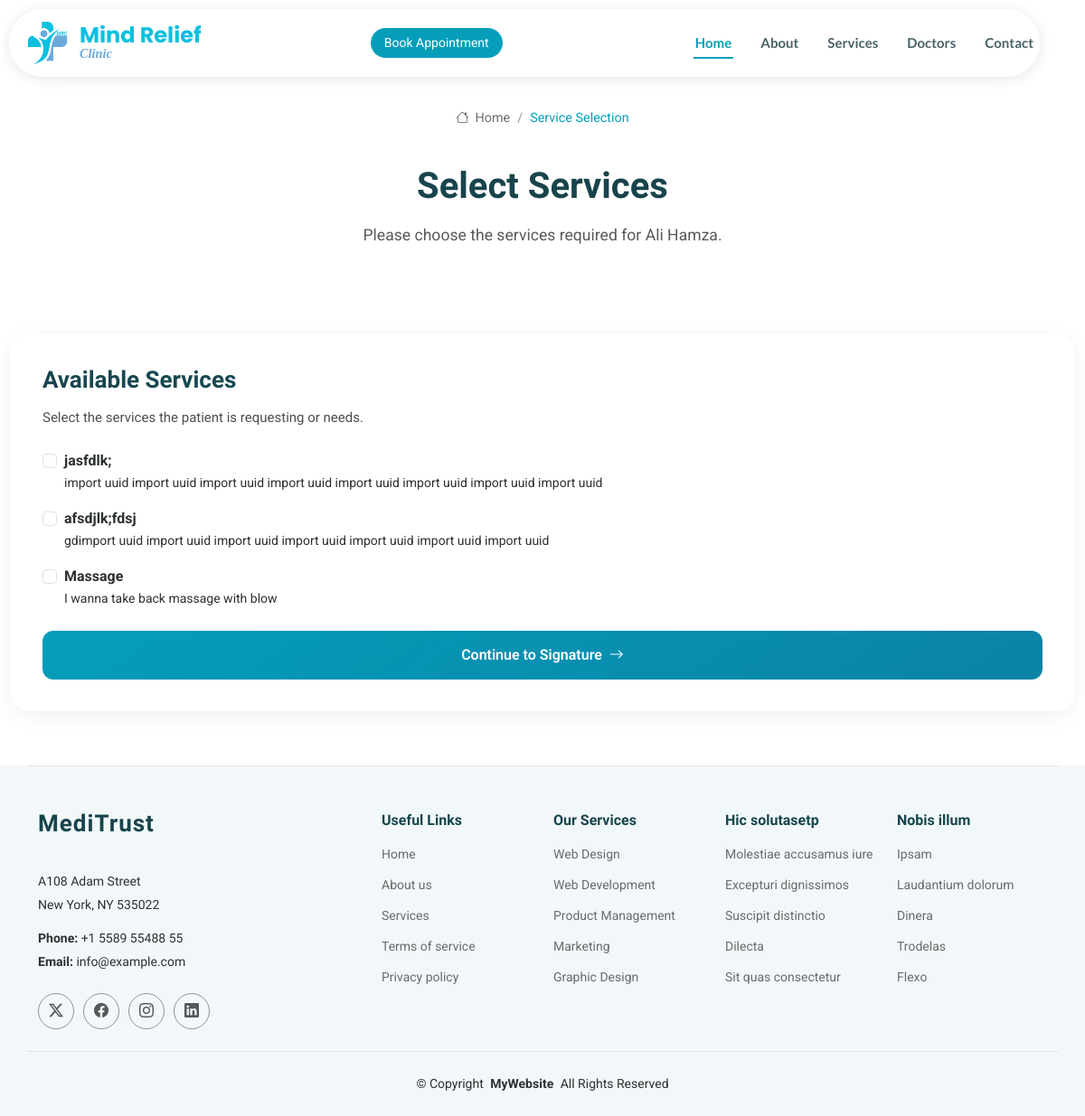
Page /select_services/ali hamza_5e0846/ on the committed database.
### app/models.py (models this page shows, shortened)
class Patient(models.Model):
    username = models.CharField(max_length=300, unique=True, blank=True)
    first_name = models.CharField(max_length=300)
    last_name = models.CharField(max_length=300)

class Service(models.Model):
    name = models.CharField(max_length=200)
    description = models.TextField()

### app/views.py (the view, shortened to what this page needs)
# urls.py: path('select_services/<str:username>/', views.select_services, name='select_services'),
def select_services(request, username):
    patient = get_object_or_404(Patient, username=username)
    services = Service.objects.all()
    return render(request, 'select_services.html', {
        'patient': patient,
        'services': services
    })

### templates/select_services.html (shortened to what this page needs)
{% extends "base.html" %}
{% load static %}
{% block content %}
<main class="main">
  <div class="page-title">
    <div class="breadcrumbs">
      <nav aria-label="breadcrumb">
        <ol class="breadcrumb">
          <li class="breadcrumb-item"><a href="#"><i class="bi bi-house"></i> Home</a></li>
          <li class="breadcrumb-item active current">Service Selection</li>
        </ol>
      </nav>
    </div>
    <div class="title-wrapper">
      <h1>Select Services</h1>
      <p>Please choose the services required for {{ patient.first_name }} {{ patient.last_name }}.</p>
    </div>
  </div>
  <section id="contact" class="contact section">
    <div class="container">
      <div class="contact-form-panel">
        <div class="form-container">
          <h3>Available Services</h3>
          <p>Select the services the patient is requesting or needs.</p>
          <form method="post">
            {% for service in services %}
              <div class="form-check mb-3">
                <input class="form-check-input" type="checkbox" name="service_{{ service.id }}" id="service_{{ service.id }}">
                <label class="form-check-label" for="service_{{ service.id }}">
                  <strong>{{ service.name }}</strong><br>
                  <small>{{ service.description }}</small>
                </label>
              </div>
            {% endfor %}
            <div class="d-grid mt-4">
              <button type="submit" class="btn-submit">
                Continue to Signature <i class="bi bi-arrow-right ms-2"></i>
              </button>
            </div>
          </form>
        </div>
      </div>
    </div>
  </section>
</main>
{% endblock content %}

### templates/base.html (shortened to what this page needs)
<!DOCTYPE html>
<html lang="en">
<head>
  {% load static %}
  <link href="{% static 'assets/vendor/bootstrap/css/bootstrap.min.css' %}" rel="stylesheet">
  <link href="{% static 'assets/vendor/bootstrap-icons/bootstrap-icons.css' %}" rel="stylesheet">
  <link href="{% static 'assets/vendor/aos/aos.css" rel="stylesheet' %}">
  <link href="{% static 'assets/vendor/fontawesome-free/css/all.min.css' %}" rel="stylesheet">
  <link href="{% static 'assets/vendor/swiper/swiper-bundle.min.css' %}" rel="stylesheet">
  <link href="{% static 'assets/vendor/glightbox/css/glightbox.min.css' %}" rel="stylesheet">
  <link href="{% static 'assets/css/main.css' %}" rel="stylesheet">
</head>
<body class="index-page">
  <header id="header" class="header d-flex align-items-center fixed-top">
    <div class="header-container container-fluid container-xl position-relative d-flex align-items-center justify-content-between">
      <a href="index.html" class="logo d-flex align-items-center me-auto me-xl-0">
        <img src="{% static 'assets/img/logo.png' %}" alt="">
        <h1 class="sitename" style="line-height: 0.7; font-family: 'Poppins', sans-serif; color: #0cc0df;">
  Mind Relief<br>
  <span style="font-size: 0.6em; font-family: 'Alice'; color: #6cabda; font-style: italic;">Clinic</span>
</h1>
      </a>
      <nav id="navmenu" class="navmenu">
        <ul>
          <li><a href="{% url 'index' %}" class="active">Home</a></li>
          <li><a href="{% url 'about' %}">About</a></li>
          <li><a href="{% url 'service' %}">Services</a></li>
          <li><a href="{% url 'doctor' %}">Doctors</a></li>
          <li><a href="{% url 'contact' %}">Contact</a></li>
        </ul>
      </nav>
      <a class="btn-getstarted" href="{% url 'create_patient' %}">Book Appointment</a>
    </div>
  </header>
    {% block content%}
    {%endblock%}
  <footer id="footer" class="footer position-relative light-background">
    <div class="container footer-top">
      <div class="row gy-4">
        <div class="col-lg-4 col-md-6 footer-about">
          <a href="index.html" class="logo d-flex align-items-center">
            <span class="sitename">MediTrust</span>
          </a>
          <div class="footer-contact pt-3">
            <p>A108 Adam Street</p>
            <p>New York, NY 535022</p>
            <p class="mt-3"><strong>Phone:</strong> <span>+1 5589 55488 55</span></p>
            <p><strong>Email:</strong> <span>info@example.com</span></p>
          </div>
          <div class="social-links d-flex mt-4">
            <a href=""><i class="bi bi-twitter-x"></i></a>
            <a href=""><i class="bi bi-facebook"></i></a>
            <a href=""><i class="bi bi-instagram"></i></a>
            <a href=""><i class="bi bi-linkedin"></i></a>
          </div>
        </div>
        <div class="col-lg-2 col-md-3 footer-links">
          <h4>Useful Links</h4>
          <ul>
            <li><a href="#">Home</a></li>
            <li><a href="#">About us</a></li>
            <li><a href="#">Services</a></li>
            <li><a href="#">Terms of service</a></li>
            <li><a href="#">Privacy policy</a></li>
          </ul>
        </div>
        <div class="col-lg-2 col-md-3 footer-links">
          <h4>Our Services</h4>
          <ul>
            <li><a href="#">Web Design</a></li>
            <li><a href="#">Web Development</a></li>
            <li><a href="#">Product Management</a></li>
            <li><a href="#">Marketing</a></li>
            <li><a href="#">Graphic Design</a></li>
          </ul>
        </div>
        <div class="col-lg-2 col-md-3 footer-links">
          <h4>Hic solutasetp</h4>
          <ul>
            <li><a href="#">Molestiae accusamus iure</a></li>
            <li><a href="#">Excepturi dignissimos</a></li>
            <li><a href="#">Suscipit distinctio</a></li>
            <li><a href="#">Dilecta</a></li>
            <li><a href="#">Sit quas consectetur</a></li>
          </ul>
        </div>
        <div class="col-lg-2 col-md-3 footer-links">
          <h4>Nobis illum</h4>
          <ul>
            <li><a href="#">Ipsam</a></li>
            <li><a href="#">Laudantium dolorum</a></li>
            <li><a href="#">Dinera</a></li>
            <li><a href="#">Trodelas</a></li>
            <li><a href="#">Flexo</a></li>
          </ul>
        </div>
      </div>
    </div>
    <div class="container copyright text-center mt-4">
      <p>© <span>Copyright</span> <strong class="px-1 sitename">MyWebsite</strong> <span>All Rights Reserved</span></p>
    </div>
  </footer>
</body>
</html>

### rows in the picture
Patient: first_name "Ali", last_name "Hamza"
Service: name "jasfdlk;", description "import uuid import uuid import uuid import uuid import uuid import uuid import uuid import uuid"
Service: name "afsdjlk;fdsj", description "gdimport uuid import uuid import uuid import uuid import uuid import uuid import uuid"
Service: name "Massage", description "I wanna take back massage with blow"
